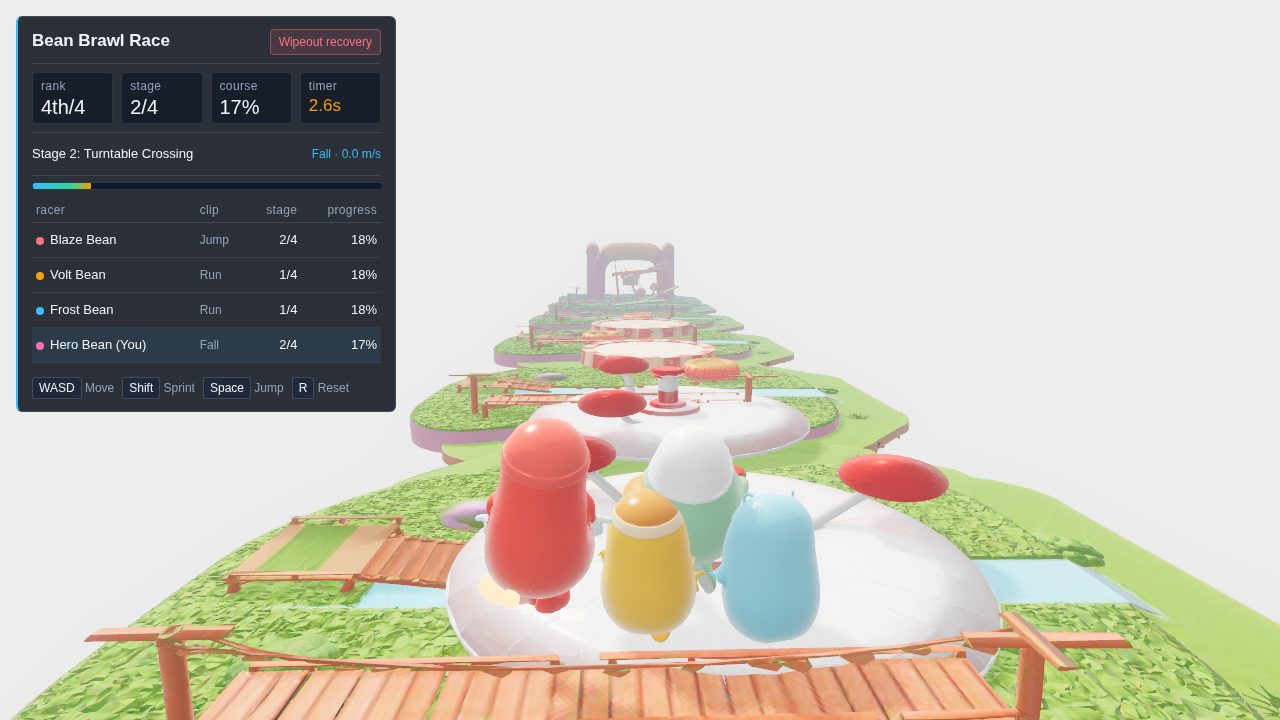
#> input picture evidence/likeness-soften/bean-brawl-race-1.jpg, 1280 x 720 px
$ python grid.py ../../../../../../evidence/likeness-soften/bean-brawl-race-1.jpg ../../../../../../evidence/likeness-soften/bean-brawl-race-1.jpg 3
#> lines starting #> are read from the running program, lines starting #| are printed output that depends on the picture
"""Grid luma compare: grid.py A.png B.png [n] -> n x n mean luma A / B."""
import sys
import numpy as np
from PIL import Image


def luma(p):
    a = np.asarray(Image.open(p).convert("RGB"), dtype=np.float32)
    return 0.2126 * a[..., 0] + 0.7152 * a[..., 1] + 0.0722 * a[..., 2]
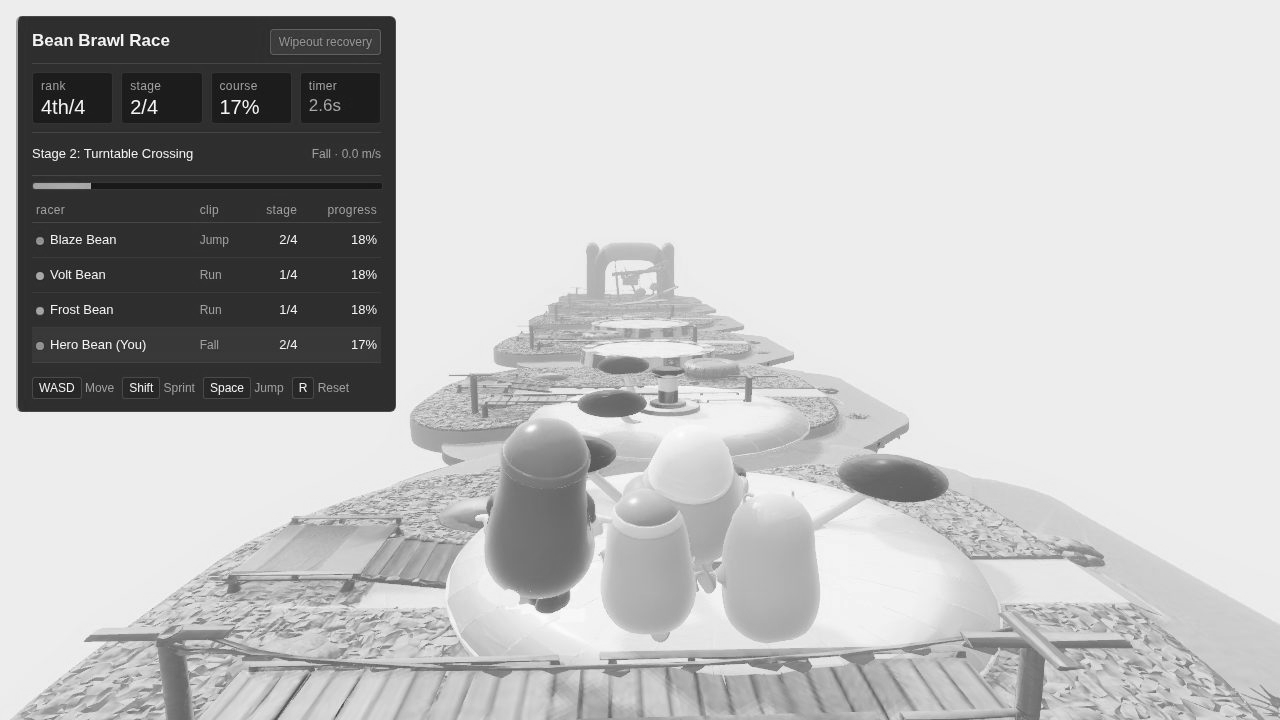
#> returned value: shape (720, 1280) float32; min 7.09, max 255, mean 190.9


n = int(sys.argv[3]) if len(sys.argv) > 3 else 6
A, B = luma(sys.argv[1]), luma(sys.argv[2])
h, w = A.shape
#> h = 720; w = 1280
for i in range(n):
    row = []
    for j in range(n):
        sa = A[i * h // n:(i + 1) * h // n, j * w // n:(j + 1) * w // n]
        sb = B[i * h // n:(i + 1) * h // n, j * w // n:(j + 1) * w // n]
        row.append(f"{sa.mean():5.0f}/{sb.mean():<5.0f}")
    print(" ".join(row))
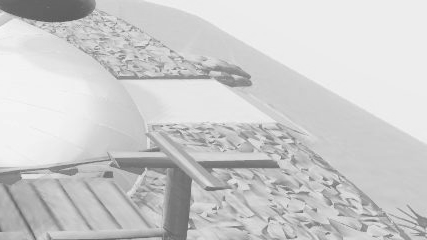
#> sa: shape (240, 427) float32; min 88.77, max 249.1, mean 204.6
